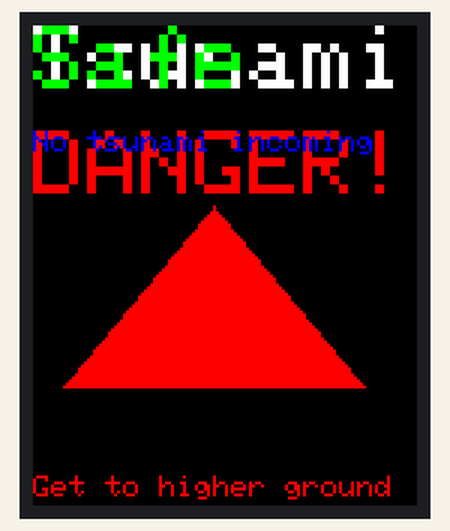
This sketch was run on a simulated Arduino Uno, built with avr-gcc and run on an emulated ATmega328P. On the bench: 128×160 colour display.

Above: at 0.2 s.

The sketch:

Arduino-MasseyComp-Danger-Display.ino
```cpp
#include <Adafruit_ST7735.h>
#include <Adafruit_ST7789.h>
#include <Adafruit_ST77xx.h>

#include <Adafruit_GFX.h>
#include <Adafruit_GrayOLED.h>
#include <Adafruit_SPITFT.h>
#include <Adafruit_SPITFT_Macros.h>
#include <gfxfont.h>


/*ST7735 TFT SPI display pins for Arduino Uno/Nano:
 * LED =   3.3V
 * SCK =   13
 * SDA =   11
 * A0 =    8
 * RESET = 9
 * CS =    10
 * GND =   GND
 * VCC =   5V

Another version marked as KMR-1.8 SPI:
This version only supports 3.3V logic so put a level shifter for all I/O pins, or a 2.2k resistor between
the display and arduino, and a 3.3k resistor to ground to create a simple voltage divider to produce a 3V output.
 * LED- =  GND
 * LED+ =  15Ω resistor to 5V
 * CS =    10
 * SCL =   13
 * SDA =   11
 * A0  =   8
 * RESET = 9
 * VCC =   5V or 3.3V (the display has it's own 3.3V regulator)
 * GND =   GND

Hardware SPI Pins:
 * Arduino Uno   SCK=13, SDA=11
 * Arduino Nano  SCK=13, SDA=11
 * Arduino Due   SCK=76, SDA=75
 * Arduino Mega  SCK=52, SDA=51

SPI pin names can be confusing. These are the alternative names for the SPI pins:
MOSI = DIN = R/W = SDO = DI = SI = MTSR = SDA = D1 = SDI
CS = CE = RS = SS
DC = A0 = DO = DOUT = SO = MRST
RESET = RST
SCLK = CLK = E = SCK = SCL = D0


Libraries needed:
https://github.com/adafruit/Adafruit-ST7735-Library
https://github.com/adafruit/Adafruit-GFX-Library


Reference page for GFX Library: https://cdn-learn.adafruit.com/downloads/pdf/adafruit-gfx-graphics-library.pdf


Color is expressed in 16 bit with Hexadecimal value.
To select a particular color, go here and copy the "Hexadecimal 16 bit color depth value":
https://ee-programming-notepad.blogspot.com/2016/10/16-bit-color-generator-picker.html

Common colors:
 * BLACK    0x0000
 * BLUE     0x001F
 * RED      0xF800
 * GREEN    0x07E0
 * CYAN     0x07FF
 * MAGENTA  0xF81F
 * YELLOW   0xFFE0
 * WHITE    0xFFFF

*/
#include <Adafruit_GFX.h>  // Include core graphics library
#include <Adafruit_ST7735.h>  // Include Adafruit_ST7735 library to drive the display


//Declare pins for the display:
#define TFT_CS     10
#define TFT_RST    9  // You can also connect this to the Arduino reset in which case, set this #define pin to -1!
#define TFT_DC     8
// The rest of the pins are pre-selected as the default hardware SPI for Arduino Uno (SCK = 13 and SDA = 11)


// Create display:
Adafruit_ST7735 tft = Adafruit_ST7735(TFT_CS, TFT_DC, TFT_RST);


#include <Fonts/FreeSerif18pt7b.h>  // Add a custom font


int Variable1;  // Create a variable to have something dynamic to show on the display


void setup()  // Start of setup
{

  // Display setup:

  // Use this initializer if you're using a 1.8" TFT
  tft.initR(INITR_BLACKTAB);  // Initialize a ST7735S chip, black tab

  tft.fillScreen(ST7735_BLACK);  // Fill screen with black

  tft.setRotation(0);  // Set orientation of the display. Values are from 0 to 3. If not declared, orientation would be 0,
                         // which is portrait mode.

  tft.setTextWrap(false);  // By default, long lines of text are set to automatically “wrap” back to the leftmost column.
                           // To override this behavior (so text will run off the right side of the display - useful for
                           // scrolling marquee effects), use setTextWrap(false). The normal wrapping behavior is restored
                           // with setTextWrap(true).


  //This is the code for when there is a tsunami

//Write to the display the text "Tsunami":
  tft.setCursor(0, 0);  // Set position (x,y)
  tft.setTextColor(ST7735_WHITE);  // Set color of text. First is the color of text and after is color of background
  tft.setTextSize(3);  // Set text size. Goes from 0 (the smallest) to 20 (very big)
  tft.println("Tsunami");  // Print a text or value


//Write to the display the text "Danger":
  tft.setCursor(0, 35);  // Set position (x,y)
  tft.setTextColor(ST7735_RED);
  tft.setTextSize(3); // Set color of text. We are using custom font so there is no background color supported
  tft.println("DANGER!");  // Print a text or value


//Stop using a custom font:
  tft.setFont();  // Reset to standard font, to stop using any custom font previously set


//Draw filled triangle:
  tft.fillTriangle(10,120,    60,60,    110,120, ST7735_RED);  // Draw filled triangle (x0,y0,x1,y1,x2,y2,color)


//Write to the display the text "Get to higher ground":
  tft.setCursor(0, 150);  // Set position (x,y)
  tft.setTextColor(ST7735_RED);
  tft.setTextSize(1); // Set color of text. We are using custom font so there is no background color supported
  tft.println("Get to higher ground");  // Print a text or value


// Run seperatly or the display will malfunction
  // This is the code for when there is no tsunami

  //Write to the display the text "Safe":
  tft.setCursor(0, 0);  // Set position (x,y)
  tft.setTextColor(ST7735_GREEN);  // Set color of text. First is the color of text and after is color of background
  tft.setTextSize(3);  // Set text size. Goes from 0 (the smallest) to 20 (very big)
  tft.println("Safe");  // Print a text or value


//Write to the display the text "No tsunami incoming":
  tft.setTextWrap(true);// so it goes to the next line
  tft.setCursor(0, 35);  // Set position (x,y)
  tft.setTextColor(ST7735_BLUE);
  tft.setTextSize(1.5); // Set color of text. We are using custom font so there is no background color supported
  tft.println("No tsunami incoming");  // Print a text or value


}  // End of setup


void loop()  // Start of loop
{

}  // End of loop
```
